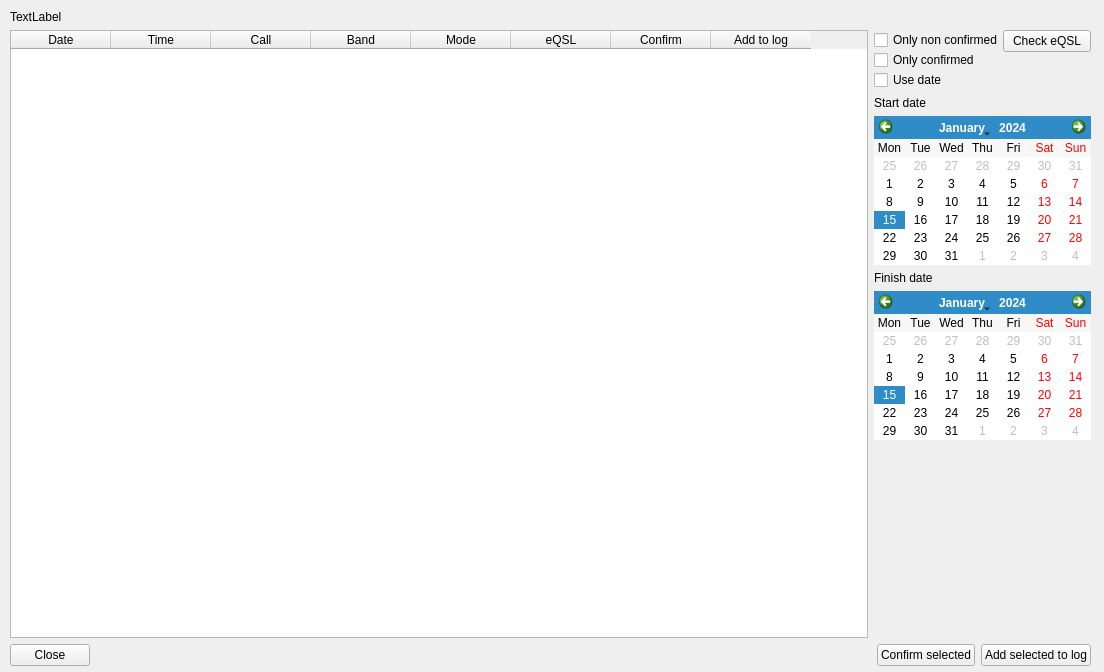
<?xml version="1.0" encoding="UTF-8"?>
<ui version="4.0">
 <class>EqslNbox</class>
 <widget class="QWidget" name="EqslNbox">
  <property name="geometry">
   <rect>
    <x>0</x>
    <y>0</y>
    <width>1104</width>
    <height>672</height>
   </rect>
  </property>
  <property name="sizePolicy">
   <sizepolicy hsizetype="Expanding" vsizetype="Expanding">
    <horstretch>0</horstretch>
    <verstretch>0</verstretch>
   </sizepolicy>
  </property>
  <property name="windowTitle">
   <string>EqslNbox</string>
  </property>
  <property name="windowIcon">
   <iconset>
    <normaloff>icon.svg</normaloff>icon.svg</iconset>
  </property>
  <property name="windowOpacity">
   <double>0.900000000000000</double>
  </property>
  <property name="layoutDirection">
   <enum>Qt::LeftToRight</enum>
  </property>
  <property name="autoFillBackground">
   <bool>false</bool>
  </property>
  <widget class="QWidget" name="verticalLayoutWidget">
   <property name="geometry">
    <rect>
     <x>10</x>
     <y>10</y>
     <width>1081</width>
     <height>656</height>
    </rect>
   </property>
   <layout class="QVBoxLayout" name="verticalLayout">
    <property name="sizeConstraint">
     <enum>QLayout::SetMaximumSize</enum>
    </property>
    <item>
     <widget class="QLabel" name="status_lbl">
      <property name="text">
       <string>TextLabel</string>
      </property>
     </widget>
    </item>
    <item>
     <layout class="QHBoxLayout" name="horizontalLayout_4">
      <item>
       <widget class="QTableWidget" name="tableWidget">
        <property name="enabled">
         <bool>true</bool>
        </property>
        <property name="sizePolicy">
         <sizepolicy hsizetype="Expanding" vsizetype="Expanding">
          <horstretch>70</horstretch>
          <verstretch>0</verstretch>
         </sizepolicy>
        </property>
        <column>
         <property name="text">
          <string>Date</string>
         </property>
        </column>
        <column>
         <property name="text">
          <string>Time</string>
         </property>
        </column>
        <column>
         <property name="text">
          <string>Call</string>
         </property>
        </column>
        <column>
         <property name="text">
          <string>Band</string>
         </property>
        </column>
        <column>
         <property name="text">
          <string>Mode</string>
         </property>
        </column>
        <column>
         <property name="text">
          <string>eQSL</string>
         </property>
        </column>
        <column>
         <property name="text">
          <string>Confirm</string>
         </property>
        </column>
        <column>
         <property name="text">
          <string>Add to log</string>
         </property>
        </column>
       </widget>
      </item>
      <item>
       <layout class="QVBoxLayout" name="verticalLayout_3">
        <item>
         <layout class="QHBoxLayout" name="horizontalLayout_3">
          <property name="spacing">
           <number>0</number>
          </property>
          <item>
           <layout class="QVBoxLayout" name="verticalLayout_2">
            <property name="spacing">
             <number>0</number>
            </property>
            <property name="sizeConstraint">
             <enum>QLayout::SetMinimumSize</enum>
            </property>
            <property name="leftMargin">
             <number>0</number>
            </property>
            <item alignment="Qt::AlignLeft|Qt::AlignTop">
             <widget class="QCheckBox" name="unconfirmed_chkbx">
              <property name="sizePolicy">
               <sizepolicy hsizetype="Minimum" vsizetype="Minimum">
                <horstretch>0</horstretch>
                <verstretch>0</verstretch>
               </sizepolicy>
              </property>
              <property name="text">
               <string>Only non confirmed</string>
              </property>
             </widget>
            </item>
            <item>
             <widget class="QCheckBox" name="confirmed_chkbx">
              <property name="text">
               <string>Only confirmed</string>
              </property>
             </widget>
            </item>
            <item alignment="Qt::AlignLeft|Qt::AlignTop">
             <widget class="QCheckBox" name="date_chkbx">
              <property name="sizePolicy">
               <sizepolicy hsizetype="MinimumExpanding" vsizetype="MinimumExpanding">
                <horstretch>0</horstretch>
                <verstretch>0</verstretch>
               </sizepolicy>
              </property>
              <property name="text">
               <string>Use date</string>
              </property>
             </widget>
            </item>
           </layout>
          </item>
          <item alignment="Qt::AlignTop">
           <widget class="QPushButton" name="chek_btn">
            <property name="enabled">
             <bool>true</bool>
            </property>
            <property name="sizePolicy">
             <sizepolicy hsizetype="Minimum" vsizetype="Fixed">
              <horstretch>0</horstretch>
              <verstretch>0</verstretch>
             </sizepolicy>
            </property>
            <property name="text">
             <string>Check eQSL</string>
            </property>
           </widget>
          </item>
         </layout>
        </item>
        <item>
         <widget class="QLabel" name="date_start_lbl">
          <property name="enabled">
           <bool>true</bool>
          </property>
          <property name="styleSheet">
           <string notr="true"/>
          </property>
          <property name="text">
           <string>Start date</string>
          </property>
         </widget>
        </item>
        <item>
         <widget class="QCalendarWidget" name="calendar_start">
          <property name="enabled">
           <bool>true</bool>
          </property>
          <property name="sizePolicy">
           <sizepolicy hsizetype="Fixed" vsizetype="Fixed">
            <horstretch>0</horstretch>
            <verstretch>0</verstretch>
           </sizepolicy>
          </property>
          <property name="maximumSize">
           <size>
            <width>300</width>
            <height>190</height>
           </size>
          </property>
          <property name="sizeIncrement">
           <size>
            <width>0</width>
            <height>0</height>
           </size>
          </property>
          <property name="focusPolicy">
           <enum>Qt::StrongFocus</enum>
          </property>
          <property name="toolTipDuration">
           <number>0</number>
          </property>
          <property name="layoutDirection">
           <enum>Qt::LeftToRight</enum>
          </property>
          <property name="inputMethodHints">
           <set>Qt::ImhNone</set>
          </property>
          <property name="minimumDate">
           <date>
            <year>1900</year>
            <month>9</month>
            <day>14</day>
           </date>
          </property>
          <property name="maximumDate">
           <date>
            <year>2037</year>
            <month>12</month>
            <day>31</day>
           </date>
          </property>
          <property name="gridVisible">
           <bool>false</bool>
          </property>
          <property name="selectionMode">
           <enum>QCalendarWidget::SingleSelection</enum>
          </property>
          <property name="horizontalHeaderFormat">
           <enum>QCalendarWidget::ShortDayNames</enum>
          </property>
          <property name="verticalHeaderFormat">
           <enum>QCalendarWidget::NoVerticalHeader</enum>
          </property>
          <property name="navigationBarVisible">
           <bool>true</bool>
          </property>
          <property name="dateEditEnabled">
           <bool>true</bool>
          </property>
         </widget>
        </item>
        <item>
         <widget class="QLabel" name="date_finish_lbl">
          <property name="text">
           <string>Finish date</string>
          </property>
         </widget>
        </item>
        <item>
         <widget class="QCalendarWidget" name="calendar_finish">
          <property name="enabled">
           <bool>true</bool>
          </property>
          <property name="sizePolicy">
           <sizepolicy hsizetype="Fixed" vsizetype="Fixed">
            <horstretch>0</horstretch>
            <verstretch>0</verstretch>
           </sizepolicy>
          </property>
          <property name="maximumSize">
           <size>
            <width>300</width>
            <height>190</height>
           </size>
          </property>
          <property name="sizeIncrement">
           <size>
            <width>0</width>
            <height>0</height>
           </size>
          </property>
          <property name="focusPolicy">
           <enum>Qt::StrongFocus</enum>
          </property>
          <property name="toolTipDuration">
           <number>0</number>
          </property>
          <property name="layoutDirection">
           <enum>Qt::LeftToRight</enum>
          </property>
          <property name="inputMethodHints">
           <set>Qt::ImhNone</set>
          </property>
          <property name="minimumDate">
           <date>
            <year>1900</year>
            <month>9</month>
            <day>14</day>
           </date>
          </property>
          <property name="maximumDate">
           <date>
            <year>2037</year>
            <month>12</month>
            <day>31</day>
           </date>
          </property>
          <property name="gridVisible">
           <bool>false</bool>
          </property>
          <property name="selectionMode">
           <enum>QCalendarWidget::SingleSelection</enum>
          </property>
          <property name="horizontalHeaderFormat">
           <enum>QCalendarWidget::ShortDayNames</enum>
          </property>
          <property name="verticalHeaderFormat">
           <enum>QCalendarWidget::NoVerticalHeader</enum>
          </property>
          <property name="navigationBarVisible">
           <bool>true</bool>
          </property>
          <property name="dateEditEnabled">
           <bool>true</bool>
          </property>
         </widget>
        </item>
        <item>
         <spacer name="verticalSpacer">
          <property name="orientation">
           <enum>Qt::Vertical</enum>
          </property>
          <property name="sizeHint" stdset="0">
           <size>
            <width>20</width>
            <height>40</height>
           </size>
          </property>
         </spacer>
        </item>
       </layout>
      </item>
     </layout>
    </item>
    <item>
     <layout class="QHBoxLayout" name="horizontalLayout_2">
      <item>
       <widget class="QPushButton" name="close_btn">
        <property name="text">
         <string>Close</string>
        </property>
       </widget>
      </item>
      <item>
       <spacer name="horizontalSpacer_2">
        <property name="orientation">
         <enum>Qt::Horizontal</enum>
        </property>
        <property name="sizeHint" stdset="0">
         <size>
          <width>58</width>
          <height>20</height>
         </size>
        </property>
       </spacer>
      </item>
      <item>
       <widget class="QPushButton" name="confirm_btn">
        <property name="text">
         <string>Confirm selected</string>
        </property>
       </widget>
      </item>
      <item>
       <widget class="QPushButton" name="add_btn">
        <property name="enabled">
         <bool>true</bool>
        </property>
        <property name="text">
         <string>Add selected to log</string>
        </property>
       </widget>
      </item>
     </layout>
    </item>
   </layout>
  </widget>
 </widget>
 <resources/>
 <connections/>
</ui>
